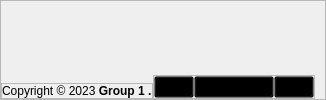
         <widget class="QFrame" name="bottom">
          <property name="styleSheet">
           <string notr="true">QFrame#bottom{
	background-color: qlineargradient(spread:pad, x1:0.502, y1:0, x2:0.502, y2:1, stop:0 #ffffff, stop:1 #ced4da);
}

QLabel#copyright{
	background-color:rgba(0,0,0,0);
}

QPushButton#about_us,#help,#rating{
	background-color:rgba(0,0,0,0);
}

QFrame#size_grip{
	background-color:rgba(0,0,0,0);
}

QPushButton#about_us:hover,#help:hover,#rating:hover{
	background-color:rgba(0,0,0,10);
	border-radius:14px;
}</string>
          </property>
          <property name="frameShape">
           <enum>QFrame::StyledPanel</enum>
          </property>
          <property name="frameShadow">
           <enum>QFrame::Raised</enum>
          </property>
          <layout class="QHBoxLayout" name="horizontalLayout_3">
           <property name="spacing">
            <number>0</number>
           </property>
           <property name="leftMargin">
            <number>0</number>
           </property>
           <property name="topMargin">
            <number>0</number>
           </property>
           <property name="rightMargin">
            <number>0</number>
           </property>
           <property name="bottomMargin">
            <number>0</number>
           </property>
           <item alignment="Qt::AlignLeft|Qt::AlignBottom">
            <widget class="QFrame" name="copyright_side">
             <property name="frameShape">
              <enum>QFrame::StyledPanel</enum>
             </property>
             <property name="frameShadow">
              <enum>QFrame::Raised</enum>
             </property>
             <layout class="QHBoxLayout" name="horizontalLayout_8">
              <property name="spacing">
               <number>0</number>
              </property>
              <property name="leftMargin">
               <number>0</number>
              </property>
              <property name="topMargin">
               <number>0</number>
              </property>
              <property name="rightMargin">
               <number>0</number>
              </property>
              <property name="bottomMargin">
               <number>0</number>
              </property>
              <item>
               <widget class="QLabel" name="copyright">
                <property name="styleSheet">
                 <string notr="true">background-color:rgba(255,255,255,10);</string>
                </property>
                <property name="text">
                 <string> Copyright © 2023 &lt;strong&gt; Group 1 .</string>
                </property>
               </widget>
              </item>
             </layout>
            </widget>
           </item>
           <item alignment="Qt::AlignRight|Qt::AlignBottom">
            <widget class="QFrame" name="rating_side">
             <property name="frameShape">
              <enum>QFrame::StyledPanel</enum>
             </property>
             <property name="frameShadow">
              <enum>QFrame::Raised</enum>
             </property>
             <layout class="QHBoxLayout" name="horizontalLayout_7">
              <property name="spacing">
               <number>0</number>
              </property>
              <property name="leftMargin">
               <number>0</number>
              </property>
              <property name="topMargin">
               <number>0</number>
              </property>
              <property name="rightMargin">
               <number>0</number>
              </property>
              <property name="bottomMargin">
               <number>0</number>
              </property>
              <item>
               <widget class="QPushButton" name="rating">
                <property name="cursor">
                 <cursorShape>PointingHandCursor</cursorShape>
                </property>
                <property name="text">
                 <string/>
                </property>
                <property name="icon">
                 <iconset resource="res.qrc">
                  <normaloff>:/icon/Icon/rating-star-svgrepo-com.svg</normaloff>:/icon/Icon/rating-star-svgrepo-com.svg</iconset>
                </property>
               </widget>
              </item>
              <item>
               <widget class="QPushButton" name="about_us">
                <property name="cursor">
                 <cursorShape>PointingHandCursor</cursorShape>
                </property>
                <property name="text">
                 <string>US</string>
                </property>
                <property name="icon">
                 <iconset resource="res.qrc">
                  <normaloff>:/icon/Icon/information.png</normaloff>:/icon/Icon/information.png</iconset>
                </property>
                <property name="iconSize">
                 <size>
                  <width>20</width>
                  <height>20</height>
                 </size>
                </property>
               </widget>
              </item>
              <item>
               <widget class="QPushButton" name="help">
                <property name="cursor">
                 <cursorShape>PointingHandCursor</cursorShape>
                </property>
                <property name="text">
                 <string/>
                </property>
                <property name="icon">
                 <iconset resource="res.qrc">
                  <normaloff>:/icon/Icon/help-desk-log-svgrepo-com.svg</normaloff>:/icon/Icon/help-desk-log-svgrepo-com.svg</iconset>
                </property>
               </widget>
              </item>
             </layout>
            </widget>
           </item>
           <item alignment="Qt::AlignRight|Qt::AlignBottom">
            <widget class="QFrame" name="size_grip">
             <property name="minimumSize">
              <size>
               <width>10</width>
               <height>10</height>
              </size>
             </property>
             <property name="maximumSize">
              <size>
               <width>10</width>
               <height>10</height>
              </size>
             </property>
             <property name="cursor">
              <cursorShape>SizeFDiagCursor</cursorShape>
             </property>
             <property name="frameShape">
              <enum>QFrame::StyledPanel</enum>
             </property>
             <property name="frameShadow">
              <enum>QFrame::Raised</enum>
             </property>
            </widget>
           </item>
          </layout>
         </widget>
